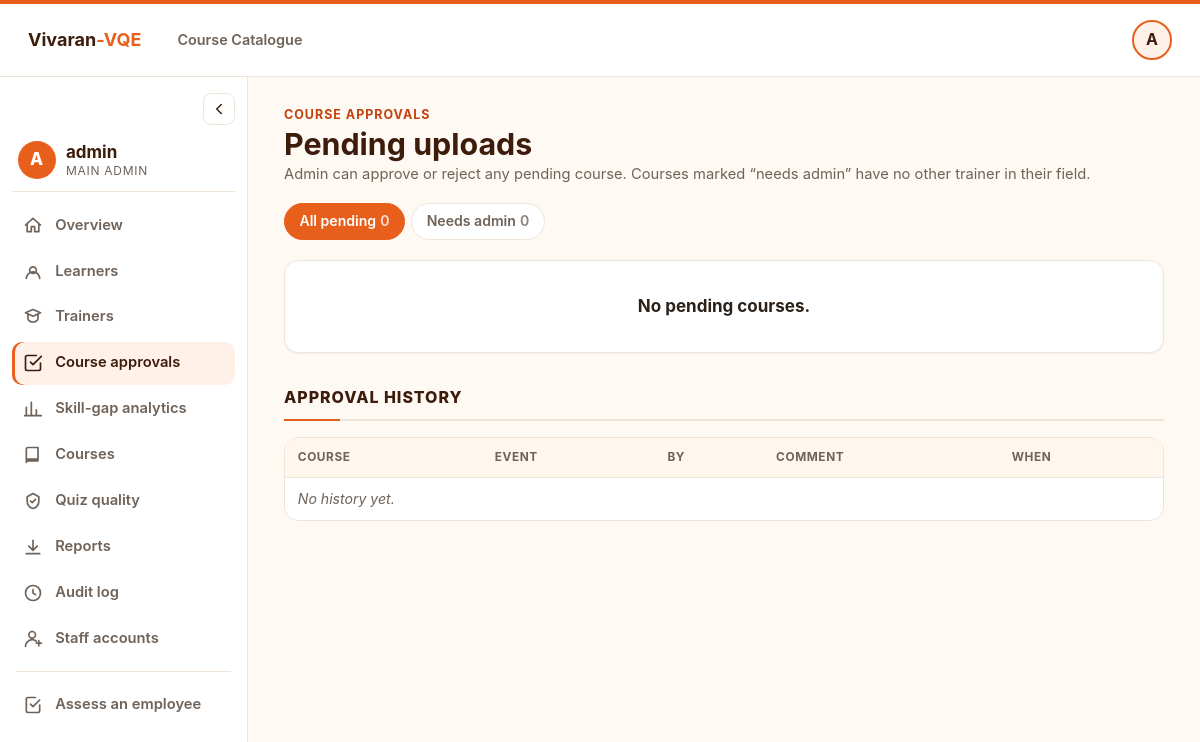
/admin/approvals (signed in), run on the app's committed database.
### tables this page shows
CREATE TABLE users (
                id INTEGER PRIMARY KEY AUTOINCREMENT,
                username TEXT NOT NULL UNIQUE,
                password_hash TEXT NOT NULL,
                created_at TEXT NOT NULL
            , email TEXT, role TEXT NOT NULL DEFAULT 'learner', active INTEGER NOT NULL DEFAULT 1, must_change_password INTEGER NOT NULL DEFAULT 0, is_primary INTEGER NOT NULL DEFAULT 0);

### app.py (the view, shortened to what this page needs)
@app.route("/admin/approvals")
@role_required("admin")
def admin_approvals():
    show = request.args.get("show", "all")
    queue = []
    return render_template("admin_approvals.html", queue=queue, show=show,
                           history=db.list_course_reviews()[:60], **_admin_ctx("approvals"))

### app.py (called while the page is built)
@app.context_processor
def inject_user() -> dict:
    ctx = {
        "current_user": session.get("username", ""),
        "current_role": session.get("role", ""),
        "home_url": _home_url(session.get("role", "")) if "user_id" in session else "/",
    }
    if session.get("role") == "learner" and "user_id" in session:
        ctx["lnav"] = _learner_nav(int(session["user_id"]))
    return ctx

def _home_url(role: str) -> str:
    return {
        "admin": url_for("admin_dashboard"),
        "trainer": url_for("trainer_dashboard"),
    }.get(role, url_for("learner_dashboard"))

def role_required(*allowed: str):
    def decorator(view):
        @wraps(view)
        @login_required
        def wrapped(*args, **kwargs):
            if session.get("role") not in allowed:
                if _wants_json():
                    return jsonify({"ok": False, "error": "You do not have access to this."}), 403
                return render_template("forbidden.html"), 403
            return view(*args, **kwargs)
        return wrapped
    return decorator

def _require_user() -> int:
    return int(session.get("user_id", 0))

def _admin_ctx(active: str) -> dict:
    me = db.get_user_by_id(_require_user())
    pending = db.list_trainer_courses(status="pending")
    return {"me": me, "active": active, "skill_name": courses.skill_name,
            "pending_courses_n": len(pending),
            "needs_admin_n": sum(1 for r in pending if _needs_admin(r)),
            "threshold": settings.PASS_THRESHOLD,
            "message": request.args.get("msg"), "error": request.args.get("err")}

### db.py (called while the page is built)
def connect() -> sqlite3.Connection:
    conn = sqlite3.connect(DB_PATH)
    conn.row_factory = sqlite3.Row
    conn.execute("PRAGMA foreign_keys = ON")
    return conn

def get_user_by_id(user_id: int) -> dict | None:
    with closing(connect()) as conn:
        row = conn.execute("SELECT * FROM users WHERE id = ?", (user_id,)).fetchone()
    return dict(row) if row else None

### templates/admin_approvals.html (shortened to what this page needs)
{% extends 'admin_base.html' %}
{% block acontent %}
<div class="page-head"><div><div class="eyebrow">Course approvals</div><h1>Pending uploads</h1>
  <p class="subtle" style="font-size:.92rem;">Admin can approve or reject any pending course. Courses marked “needs admin” have no other trainer in their field.</p></div></div>
<div class="filter-tabs">
  <a href="{{ url_for('admin_approvals', show='all') }}" class="{{ 'active' if show == 'all' }}">All pending<span class="n">{{ pending_courses_n }}</span></a>
  <a href="{{ url_for('admin_approvals', show='admin') }}" class="{{ 'active' if show == 'admin' }}">Needs admin<span class="n">{{ needs_admin_n }}</span></a>
</div>
{% for c in queue %}
<div class="approval-card" id="c-{{ c.id }}">
  <div class="ap-head">
    <div><div class="eyebrow">{{ c.category or 'Course' }} · {{ c.course_id }} · Level {{ c.target_level }}</div>
      <h2>{{ c.title }}</h2>
      <div class="subtle" style="font-size:.88rem;">Uploaded by <b>{{ c.trainer_username }}</b> on {{ c.created_at[:10] }}</div></div>
    {% if c.needs_admin %}<span class="pill failed">No trainer in this field — needs admin</span>{% else %}<span class="pill in_progress">{{ c.reviewers }} eligible trainer{{ 's' if c.reviewers != 1 }}</span>{% endif %}
  </div>
  {% if c.description %}<p class="mt-2">{{ c.description }}</p>{% endif %}
  <div class="ap-grid mt-2">
    <div>
      <div class="k">Skills taught</div><div>{% for sid in c.skills %}<span class="chip">{{ skill_name(sid) }}</span>{% endfor %}</div>
      <div class="k mt-2">Target designations</div><div>{{ c.designations|join(', ') if c.designations else 'All designations' }}</div>
      <div class="k mt-2">Quiz questions</div><div>{% if c.qcount %}{{ c.qcount }} generated{% else %}<span class="subtle">Not generated yet</span>{% endif %}</div>
    </div>
    <div>{% for v in c.video_embeds %}{% if v.embed %}<div class="video-frame"><iframe src="{{ v.embed }}" title="video" allowfullscreen loading="lazy"></iframe></div>{% endif %}<p class="hint mb-1"><a href="{{ v.url }}" target="_blank" rel="noopener">{{ v.url }}</a></p>{% endfor %}</div>
  </div>
  <form method="post" action="{{ url_for('admin_review_course', row_id=c.id) }}" class="ap-actions">
    <label for="note-{{ c.id }}">Comment <span class="subtle">(required if rejecting)</span></label>
    <textarea id="note-{{ c.id }}" name="note" rows="2"></textarea>
    <div class="acts"><button class="btn btn-ok" name="action" value="approve" type="submit">Approve &amp; publish</button>
      <button class="btn btn-danger-outline" name="action" value="reject" type="submit">Reject</button></div>
  </form>
</div>
{% else %}
<div class="card center"><p><b>No pending courses{{ ' that need admin' if show == 'admin' }}.</b></p></div>
{% endfor %}
<div class="section"><h2>Approval history</h2>
  <div class="table-wrap"><table class="data">
    <thead><tr><th>Course</th><th>Event</th><th>By</th><th>Comment</th><th>When</th></tr></thead>
    <tbody>{% for h in history %}
      <tr><td>{{ h.course_title }}</td>
        <td><span class="pill {{ {'approved':'completed','rejected':'failed','submitted':'not_started','resubmitted':'in_progress'}[h.action] }}">{{ h.action|title }}</span></td>
        <td>{{ h.by_username or '—' }}</td><td class="subtle">{{ h.note or '—' }}</td><td class="subtle">{{ h.created_at[:16]|replace('T', ' ') }}</td></tr>
    {% else %}<tr><td colspan="5" class="muted-empty">No history yet.</td></tr>{% endfor %}</tbody>
  </table></div>
</div>
{% endblock %}

### templates/admin_base.html (shortened to what this page needs)
{% extends 'base.html' %}
{% block main %}
<div class="t-shell" id="tShell">
  <aside class="t-sidebar" aria-label="Admin navigation">
    <button type="button" class="t-toggle" id="tToggle" aria-label="Collapse or expand sidebar" title="Collapse / expand">
      <svg viewBox="0 0 24 24" width="18" height="18" fill="none" stroke="currentColor" stroke-width="2" stroke-linecap="round" stroke-linejoin="round"><path d="M15 6l-6 6 6 6"/></svg>
    </button>
    <div class="t-who">
      <div class="t-avatar">{{ me.username[0]|upper }}</div>
      <div class="t-label"><b>{{ me.username }}</b><span>{{ 'Main admin' if me.is_primary else 'Admin' }}</span></div>
    </div>
    <nav class="t-nav">
      {% for key, href, label, icon in nav %}
      <a href="{{ href }}" class="{{ 'active' if active == key }}" title="{{ label }}">
        <svg viewBox="0 0 24 24" width="20" height="20" fill="none" stroke="currentColor" stroke-width="2" stroke-linecap="round" stroke-linejoin="round"><path d="{{ icon }}"/></svg>
        <span class="t-label">{{ label }}</span>
      </a>
      {% endfor %}
      <div class="t-sep"></div>
      <a href="{{ url_for('recommendation') }}" title="Assess an employee (original System 1 form)">
        <svg viewBox="0 0 24 24" width="20" height="20" fill="none" stroke="currentColor" stroke-width="2" stroke-linecap="round" stroke-linejoin="round"><path d="M9 11l3 3 8-8M20 12v7a2 2 0 01-2 2H6a2 2 0 01-2-2V5a2 2 0 012-2h9"/></svg>
        <span class="t-label">Assess an employee</span>
      </a>
    </nav>
  </aside>
  <main class="t-main">
    {% block acontent %}{% endblock %}
  </main>
</div>
{% endblock %}

### data on the page
users: username "A", username "admin", is_primary "MAIN ADMIN"

### other printed values
{{ current_user[0]|upper }} "A"
{{ label }} "Overview" "Learners" "Trainers" "Course approvals" "Skill-gap analytics" "Courses" "Quiz quality" "Reports" "Audit log" "Staff accounts"
{{ pending_courses_n }} "0"
{{ needs_admin_n }} "0"
